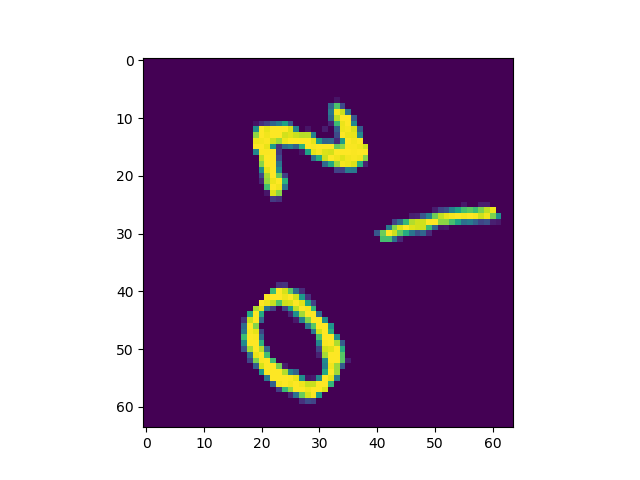

Here is the Python script that generated this plot:
import pickle
import numpy as np
import sys
import matplotlib.pyplot as plt

name = sys.argv[1]
data = pickle.load(open("multi_mnist_data/common"+name+".pkl", "rb"))
print(np.shape(data['image']))
img = data['image'][10]
plt.imshow(np.squeeze(img))
plt.savefig("test.png")
